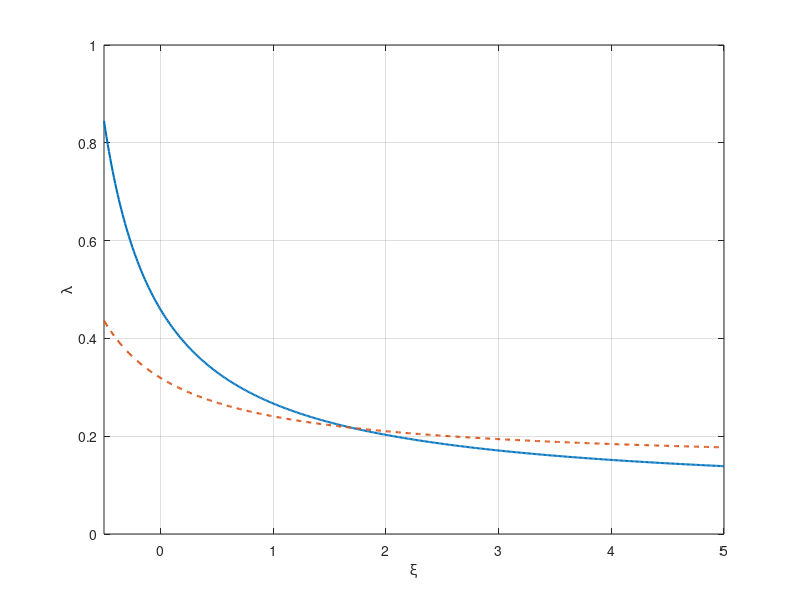

Reproduce this figure in MATLAB. (Note: this script raises an error after producing the figure.)
% parameters
gamma = 1;
tau = 0.2;
varphi = 1;
alpha = 0.3;
Phi = 0.2;

% xi range (adjust as needed; avoid xi = -gamma to prevent division by zero)
xi_min = -gamma * varphi / (varphi + 1);
xi_max = 5;
xi = linspace(xi_min, xi_max, 500);

% Xi terms (expanded with Phi)
Xi1 = ((1 - alpha) * gamma + varphi) / ((1 - alpha) * (gamma + varphi)) * ...
  ((1 + varphi) + (1 - Phi) * (1 - alpha) * (gamma - 1));
common_term = ((1 - alpha) * gamma + varphi) * (1 - Phi) - Phi;
Xi2 = (varphi + gamma * (1 - Phi) * (1 - alpha)) / (gamma + varphi) * common_term;
Xi3 = (gamma * varphi) / (gamma + varphi) * common_term;

% kappa as a function of xi (as specified)
kappa = ((varphi + 1) / ((1 + varphi) + (1 - alpha) * (gamma - 1))) * xi;

% lambda formula (as specified)
tilde_alpha = (alpha * varphi) / ((1 - alpha) * (gamma + varphi));

lambda = (gamma + tau * (kappa .* Xi2 + Xi3)) ./ ...
  (gamma * (1 + tilde_alpha) * (1 + varphi) + kappa .* Xi1);

% lambda formula (requested alternative)
term = (gamma + kappa .* Phi) ./ (gamma + kappa);
num_alt = tau * common_term + term;
den_alt = (gamma + (varphi + alpha) / (1 - alpha)) + term;
lambda_alt = num_alt ./ den_alt;

% plot
figure;
plot(xi, lambda, '-', 'LineWidth', 1.5);
hold on;
plot(xi, lambda_alt, '--', 'LineWidth', 1.5);
xlabel('\xi');
ylabel('\lambda');
grid on;
xlim([xi_min xi_max]);
ylim([0 1]);
yline(tau, '--', '\lambda=\tau', 'LabelHorizontalAlignment', 'left');
xline(0, '--', '\xi=0', 'LabelHorizontalAlignment', 'left');
legend('benchmark Economy', 'Common-hours Union Economy', 'Location', 'best');
